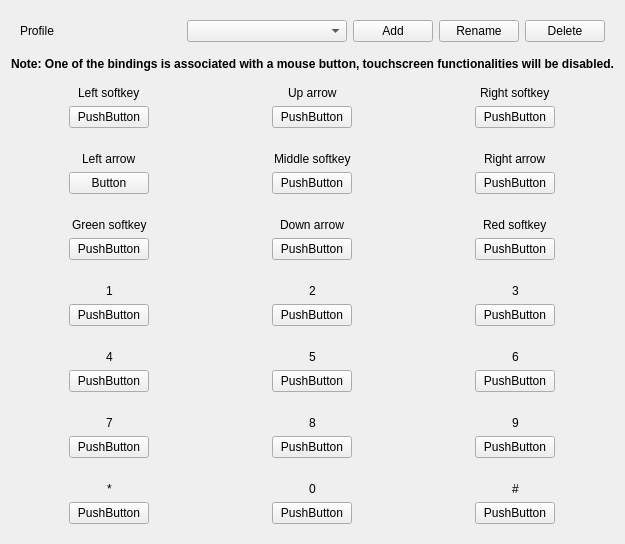
     <widget class="QWidget" name="control_widget">
      <property name="sizePolicy">
       <sizepolicy hsizetype="Preferred" vsizetype="Fixed">
        <horstretch>0</horstretch>
        <verstretch>0</verstretch>
       </sizepolicy>
      </property>
      <attribute name="title">
       <string>Control</string>
      </attribute>
      <layout class="QVBoxLayout" name="verticalLayout_25">
       <item>
        <widget class="QWidget" name="control_profile_widget" native="true">
         <property name="sizePolicy">
          <sizepolicy hsizetype="Preferred" vsizetype="Maximum">
           <horstretch>0</horstretch>
           <verstretch>0</verstretch>
          </sizepolicy>
         </property>
         <layout class="QHBoxLayout" name="control_profile_layout">
          <item>
           <widget class="QLabel" name="control_profile_label">
            <property name="text">
             <string>Profile</string>
            </property>
           </widget>
          </item>
          <item>
           <widget class="QComboBox" name="control_profile_combobox">
            <property name="sizePolicy">
             <sizepolicy hsizetype="Preferred" vsizetype="Fixed">
              <horstretch>0</horstretch>
              <verstretch>0</verstretch>
             </sizepolicy>
            </property>
           </widget>
          </item>
          <item>
           <widget class="QPushButton" name="control_profile_add_btn">
            <property name="sizePolicy">
             <sizepolicy hsizetype="Fixed" vsizetype="Fixed">
              <horstretch>0</horstretch>
              <verstretch>0</verstretch>
             </sizepolicy>
            </property>
            <property name="text">
             <string>Add</string>
            </property>
           </widget>
          </item>
          <item>
           <widget class="QPushButton" name="control_profile_rename_btn">
            <property name="sizePolicy">
             <sizepolicy hsizetype="Fixed" vsizetype="Fixed">
              <horstretch>0</horstretch>
              <verstretch>0</verstretch>
             </sizepolicy>
            </property>
            <property name="text">
             <string>Rename</string>
            </property>
           </widget>
          </item>
          <item>
           <widget class="QPushButton" name="control_profile_delete_btn">
            <property name="sizePolicy">
             <sizepolicy hsizetype="Fixed" vsizetype="Fixed">
              <horstretch>0</horstretch>
              <verstretch>0</verstretch>
             </sizepolicy>
            </property>
            <property name="text">
             <string>Delete</string>
            </property>
           </widget>
          </item>
         </layout>
        </widget>
       </item>
       <item>
        <widget class="QLabel" name="touchscreen_disable_label">
         <property name="enabled">
          <bool>true</bool>
         </property>
         <property name="font">
          <font>
           <bold>true</bold>
          </font>
         </property>
         <property name="text">
          <string>Note: One of the bindings is associated with a mouse button, touchscreen functionalities will be disabled.</string>
         </property>
        </widget>
       </item>
       <item>
        <layout class="QHBoxLayout" name="control_bind_row1_layout">
         <item>
          <widget class="QWidget" name="control_bind_left_softkey_widget" native="true">
           <property name="sizePolicy">
            <sizepolicy hsizetype="Preferred" vsizetype="Preferred">
             <horstretch>0</horstretch>
             <verstretch>0</verstretch>
            </sizepolicy>
           </property>
           <layout class="QVBoxLayout" name="verticalLayout">
            <item alignment="Qt::AlignHCenter">
             <widget class="QLabel" name="control_bind_left_softkey_label">
              <property name="text">
               <string>Left softkey</string>
              </property>
             </widget>
            </item>
            <item alignment="Qt::AlignHCenter">
             <widget class="QPushButton" name="control_bind_left_softkey_btn">
              <property name="sizePolicy">
               <sizepolicy hsizetype="Minimum" vsizetype="Fixed">
                <horstretch>0</horstretch>
                <verstretch>0</verstretch>
               </sizepolicy>
              </property>
              <property name="minimumSize">
               <size>
                <width>0</width>
                <height>0</height>
               </size>
              </property>
              <property name="text">
               <string notr="true">PushButton</string>
              </property>
             </widget>
            </item>
           </layout>
          </widget>
         </item>
         <item>
          <widget class="QWidget" name="control_bind_up_arrow_widget" native="true">
           <property name="sizePolicy">
            <sizepolicy hsizetype="Preferred" vsizetype="Preferred">
             <horstretch>0</horstretch>
             <verstretch>0</verstretch>
            </sizepolicy>
           </property>
           <layout class="QVBoxLayout" name="verticalLayout_4">
            <item alignment="Qt::AlignHCenter">
             <widget class="QLabel" name="control_bind_up_arrow_label">
              <property name="text">
               <string>Up arrow</string>
              </property>
             </widget>
            </item>
            <item alignment="Qt::AlignHCenter">
             <widget class="QPushButton" name="control_bind_up_arrow_btn">
              <property name="sizePolicy">
               <sizepolicy hsizetype="Fixed" vsizetype="Fixed">
                <horstretch>0</horstretch>
                <verstretch>0</verstretch>
               </sizepolicy>
              </property>
              <property name="text">
               <string notr="true">PushButton</string>
              </property>
             </widget>
            </item>
           </layout>
          </widget>
         </item>
         <item>
          <widget class="QWidget" name="control_bind_right_softkey_widget" native="true">
           <property name="sizePolicy">
            <sizepolicy hsizetype="Preferred" vsizetype="Preferred">
             <horstretch>0</horstretch>
             <verstretch>0</verstretch>
            </sizepolicy>
           </property>
           <layout class="QVBoxLayout" name="verticalLayout_5">
            <item alignment="Qt::AlignHCenter">
             <widget class="QLabel" name="control_bind_right_softkey_label">
              <property name="text">
               <string>Right softkey</string>
              </property>
             </widget>
            </item>
            <item alignment="Qt::AlignHCenter">
             <widget class="QPushButton" name="control_bind_right_softkey_btn">
              <property name="sizePolicy">
               <sizepolicy hsizetype="Fixed" vsizetype="Fixed">
                <horstretch>0</horstretch>
                <verstretch>0</verstretch>
               </sizepolicy>
              </property>
              <property name="text">
               <string notr="true">PushButton</string>
              </property>
             </widget>
            </item>
           </layout>
          </widget>
         </item>
        </layout>
       </item>
       <item>
        <layout class="QHBoxLayout" name="control_bind_row2_layout">
         <item>
          <widget class="QWidget" name="control_bind_left_arrow_widget" native="true">
           <property name="sizePolicy">
            <sizepolicy hsizetype="Preferred" vsizetype="Preferred">
             <horstretch>0</horstretch>
             <verstretch>0</verstretch>
            </sizepolicy>
           </property>
           <layout class="QVBoxLayout" name="verticalLayout_6">
            <item alignment="Qt::AlignHCenter">
             <widget class="QLabel" name="control_bind_left_arrow_label">
              <property name="text">
               <string>Left arrow</string>
              </property>
             </widget>
            </item>
            <item alignment="Qt::AlignHCenter">
             <widget class="QPushButton" name="control_bind_left_arrow_btn">
              <property name="sizePolicy">
               <sizepolicy hsizetype="Fixed" vsizetype="Fixed">
                <horstretch>0</horstretch>
                <verstretch>0</verstretch>
               </sizepolicy>
              </property>
              <property name="text">
               <string notr="true">Button</string>
              </property>
             </widget>
            </item>
           </layout>
          </widget>
         </item>
         <item>
          <widget class="QWidget" name="control_bind_mid_softkey_widget" native="true">
           <property name="sizePolicy">
            <sizepolicy hsizetype="Preferred" vsizetype="Preferred">
             <horstretch>0</horstretch>
             <verstretch>0</verstretch>
            </sizepolicy>
           </property>
           <layout class="QVBoxLayout" name="verticalLayout_7">
            <item alignment="Qt::AlignHCenter">
             <widget class="QLabel" name="control_bind_mid_softkey_label">
              <property name="text">
               <string>Middle softkey</string>
              </property>
             </widget>
            </item>
            <item alignment="Qt::AlignHCenter">
             <widget class="QPushButton" name="control_bind_mid_softkey_btn">
              <property name="sizePolicy">
               <sizepolicy hsizetype="Fixed" vsizetype="Fixed">
                <horstretch>0</horstretch>
                <verstretch>0</verstretch>
               </sizepolicy>
              </property>
              <property name="text">
               <string notr="true">PushButton</string>
              </property>
             </widget>
            </item>
           </layout>
          </widget>
         </item>
         <item>
          <widget class="QWidget" name="control_bind_right_arrow_widget" native="true">
           <property name="sizePolicy">
            <sizepolicy hsizetype="Preferred" vsizetype="Preferred">
             <horstretch>0</horstretch>
             <verstretch>0</verstretch>
            </sizepolicy>
           </property>
           <layout class="QVBoxLayout" name="verticalLayout_8">
            <item alignment="Qt::AlignHCenter">
             <widget class="QLabel" name="control_bind_right_arrow_label">
              <property name="text">
               <string>Right arrow</string>
              </property>
             </widget>
            </item>
            <item alignment="Qt::AlignHCenter">
             <widget class="QPushButton" name="control_bind_right_arrow_btn">
              <property name="sizePolicy">
               <sizepolicy hsizetype="Fixed" vsizetype="Fixed">
                <horstretch>0</horstretch>
                <verstretch>0</verstretch>
               </sizepolicy>
              </property>
              <property name="text">
               <string notr="true">PushButton</string>
              </property>
             </widget>
            </item>
           </layout>
          </widget>
         </item>
        </layout>
       </item>
       <item>
        <layout class="QHBoxLayout" name="control_bind_row3_layout">
         <item>
          <widget class="QWidget" name="control_bind_green_softkey_widget" native="true">
           <property name="sizePolicy">
            <sizepolicy hsizetype="Preferred" vsizetype="Preferred">
             <horstretch>0</horstretch>
             <verstretch>0</verstretch>
            </sizepolicy>
           </property>
           <layout class="QVBoxLayout" name="verticalLayout_9">
            <item alignment="Qt::AlignHCenter">
             <widget class="QLabel" name="control_bind_green_softkey_label">
              <property name="text">
               <string>Green softkey</string>
              </property>
             </widget>
            </item>
            <item alignment="Qt::AlignHCenter">
             <widget class="QPushButton" name="control_bind_green_softkey_btn">
              <property name="sizePolicy">
               <sizepolicy hsizetype="Fixed" vsizetype="Fixed">
                <horstretch>0</horstretch>
                <verstretch>0</verstretch>
               </sizepolicy>
              </property>
              <property name="text">
               <string notr="true">PushButton</string>
              </property>
             </widget>
            </item>
           </layout>
          </widget>
         </item>
         <item>
          <widget class="QWidget" name="control_bind_down_arrow_widget" native="true">
           <property name="sizePolicy">
            <sizepolicy hsizetype="Preferred" vsizetype="Preferred">
             <horstretch>0</horstretch>
             <verstretch>0</verstretch>
            </sizepolicy>
           </property>
           <layout class="QVBoxLayout" name="verticalLayout_10">
            <item alignment="Qt::AlignHCenter">
             <widget class="QLabel" name="control_bind_down_arrow_label">
              <property name="text">
               <string>Down arrow</string>
              </property>
             </widget>
            </item>
            <item alignment="Qt::AlignHCenter">
             <widget class="QPushButton" name="control_bind_down_arrow_btn">
              <property name="sizePolicy">
               <sizepolicy hsizetype="Fixed" vsizetype="Fixed">
                <horstretch>0</horstretch>
                <verstretch>0</verstretch>
               </sizepolicy>
              </property>
              <property name="text">
               <string notr="true">PushButton</string>
              </property>
             </widget>
            </item>
           </layout>
          </widget>
         </item>
         <item>
          <widget class="QWidget" name="control_bind_red_softkey_widget" native="true">
           <property name="sizePolicy">
            <sizepolicy hsizetype="Preferred" vsizetype="Preferred">
             <horstretch>0</horstretch>
             <verstretch>0</verstretch>
            </sizepolicy>
           </property>
           <layout class="QVBoxLayout" name="verticalLayout_11">
            <item alignment="Qt::AlignHCenter">
             <widget class="QLabel" name="control_bind_red_softkey_label">
              <property name="text">
               <string>Red softkey</string>
              </property>
             </widget>
            </item>
            <item alignment="Qt::AlignHCenter">
             <widget class="QPushButton" name="control_bind_red_softkey_btn">
              <property name="sizePolicy">
               <sizepolicy hsizetype="Fixed" vsizetype="Fixed">
                <horstretch>0</horstretch>
                <verstretch>0</verstretch>
               </sizepolicy>
              </property>
              <property name="text">
               <string notr="true">PushButton</string>
              </property>
             </widget>
            </item>
           </layout>
          </widget>
         </item>
        </layout>
       </item>
       <item>
        <layout class="QHBoxLayout" name="control_bind_row4_layout">
         <item>
          <widget class="QWidget" name="control_bind_one_widget" native="true">
           <property name="sizePolicy">
            <sizepolicy hsizetype="Preferred" vsizetype="Preferred">
             <horstretch>0</horstretch>
             <verstretch>0</verstretch>
            </sizepolicy>
           </property>
           <layout class="QVBoxLayout" name="verticalLayout_13">
            <item alignment="Qt::AlignHCenter">
             <widget class="QLabel" name="control_bind_one_label">
              <property name="text">
               <string>1</string>
              </property>
             </widget>
            </item>
            <item alignment="Qt::AlignHCenter">
             <widget class="QPushButton" name="control_bind_one_btn">
              <property name="sizePolicy">
               <sizepolicy hsizetype="Fixed" vsizetype="Fixed">
                <horstretch>0</horstretch>
                <verstretch>0</verstretch>
               </sizepolicy>
              </property>
              <property name="text">
               <string notr="true">PushButton</string>
              </property>
             </widget>
            </item>
           </layout>
          </widget>
         </item>
         <item>
          <widget class="QWidget" name="control_bind_two_widget" native="true">
           <property name="sizePolicy">
            <sizepolicy hsizetype="Preferred" vsizetype="Preferred">
             <horstretch>0</horstretch>
             <verstretch>0</verstretch>
            </sizepolicy>
           </property>
           <layout class="QVBoxLayout" name="verticalLayout_14">
            <item alignment="Qt::AlignHCenter">
             <widget class="QLabel" name="control_bind_two_label">
              <property name="text">
               <string>2</string>
              </property>
             </widget>
            </item>
            <item alignment="Qt::AlignHCenter">
             <widget class="QPushButton" name="control_bind_two_btn">
              <property name="sizePolicy">
               <sizepolicy hsizetype="Fixed" vsizetype="Fixed">
                <horstretch>0</horstretch>
                <verstretch>0</verstretch>
               </sizepolicy>
              </property>
              <property name="text">
               <string notr="true">PushButton</string>
              </property>
             </widget>
            </item>
           </layout>
          </widget>
         </item>
         <item>
          <widget class="QWidget" name="control_bind_three_widget" native="true">
           <property name="sizePolicy">
            <sizepolicy hsizetype="Preferred" vsizetype="Preferred">
             <horstretch>0</horstretch>
             <verstretch>0</verstretch>
            </sizepolicy>
           </property>
           <layout class="QVBoxLayout" name="verticalLayout_15">
            <item alignment="Qt::AlignHCenter">
             <widget class="QLabel" name="control_bind_three_label">
              <property name="text">
               <string>3</string>
              </property>
             </widget>
            </item>
            <item alignment="Qt::AlignHCenter">
             <widget class="QPushButton" name="control_bind_three_btn">
              <property name="sizePolicy">
               <sizepolicy hsizetype="Fixed" vsizetype="Fixed">
                <horstretch>0</horstretch>
                <verstretch>0</verstretch>
               </sizepolicy>
              </property>
              <property name="text">
               <string notr="true">PushButton</string>
              </property>
             </widget>
            </item>
           </layout>
          </widget>
         </item>
        </layout>
       </item>
       <item>
        <layout class="QHBoxLayout" name="control_bind_row5_layout">
         <item>
          <widget class="QWidget" name="control_bind_four_widget" native="true">
           <property name="sizePolicy">
            <sizepolicy hsizetype="Preferred" vsizetype="Preferred">
             <horstretch>0</horstretch>
             <verstretch>0</verstretch>
            </sizepolicy>
           </property>
           <layout class="QVBoxLayout" name="verticalLayout_16">
            <item alignment="Qt::AlignHCenter">
             <widget class="QLabel" name="control_bind_four_label">
              <property name="text">
               <string>4</string>
              </property>
             </widget>
            </item>
            <item alignment="Qt::AlignHCenter">
             <widget class="QPushButton" name="control_bind_four_btn">
              <property name="sizePolicy">
               <sizepolicy hsizetype="Fixed" vsizetype="Fixed">
                <horstretch>0</horstretch>
                <verstretch>0</verstretch>
               </sizepolicy>
              </property>
              <property name="text">
               <string notr="true">PushButton</string>
              </property>
             </widget>
            </item>
           </layout>
          </widget>
         </item>
         <item>
          <widget class="QWidget" name="control_bind_five_widget" native="true">
           <property name="sizePolicy">
            <sizepolicy hsizetype="Preferred" vsizetype="Preferred">
             <horstretch>0</horstretch>
             <verstretch>0</verstretch>
            </sizepolicy>
           </property>
           <layout class="QVBoxLayout" name="verticalLayout_17">
            <item alignment="Qt::AlignHCenter">
             <widget class="QLabel" name="control_bind_five_label">
              <property name="text">
               <string>5</string>
              </property>
             </widget>
            </item>
            <item alignment="Qt::AlignHCenter">
             <widget class="QPushButton" name="control_bind_five_btn">
              <property name="sizePolicy">
               <sizepolicy hsizetype="Fixed" vsizetype="Fixed">
                <horstretch>0</horstretch>
                <verstretch>0</verstretch>
               </sizepolicy>
              </property>
              <property name="text">
               <string notr="true">PushButton</string>
              </property>
             </widget>
            </item>
           </layout>
          </widget>
         </item>
         <item>
          <widget class="QWidget" name="control_bind_six_widget" native="true">
           <property name="sizePolicy">
            <sizepolicy hsizetype="Preferred" vsizetype="Preferred">
             <horstretch>0</horstretch>
             <verstretch>0</verstretch>
            </sizepolicy>
           </property>
           <layout class="QVBoxLayout" name="verticalLayout_18">
            <item alignment="Qt::AlignHCenter">
             <widget class="QLabel" name="control_bind_six_label">
              <property name="text">
               <string>6</string>
              </property>
             </widget>
            </item>
            <item alignment="Qt::AlignHCenter">
             <widget class="QPushButton" name="control_bind_six_btn">
              <property name="text">
               <string notr="true">PushButton</string>
              </property>
             </widget>
            </item>
           </layout>
          </widget>
         </item>
        </layout>
       </item>
       <item>
        <layout class="QHBoxLayout" name="control_bind_row6_layout">
         <item>
          <widget class="QWidget" name="control_bind_seven_widget" native="true">
           <property name="sizePolicy">
            <sizepolicy hsizetype="Preferred" vsizetype="Preferred">
             <horstretch>0</horstretch>
             <verstretch>0</verstretch>
            </sizepolicy>
           </property>
           <layout class="QVBoxLayout" name="verticalLayout_19">
            <item alignment="Qt::AlignHCenter">
             <widget class="QLabel" name="control_bind_seven_label">
              <property name="text">
               <string>7</string>
              </property>
             </widget>
            </item>
            <item alignment="Qt::AlignHCenter">
             <widget class="QPushButton" name="control_bind_seven_btn">
              <property name="sizePolicy">
               <sizepolicy hsizetype="Fixed" vsizetype="Fixed">
                <horstretch>0</horstretch>
                <verstretch>0</verstretch>
               </sizepolicy>
              </property>
              <property name="text">
               <string notr="true">PushButton</string>
              </property>
             </widget>
            </item>
           </layout>
          </widget>
         </item>
         <item>
          <widget class="QWidget" name="control_bind_eight_widget" native="true">
           <property name="sizePolicy">
            <sizepolicy hsizetype="Preferred" vsizetype="Preferred">
             <horstretch>0</horstretch>
             <verstretch>0</verstretch>
            </sizepolicy>
           </property>
           <layout class="QVBoxLayout" name="verticalLayout_20">
            <item alignment="Qt::AlignHCenter">
             <widget class="QLabel" name="control_bind_eight_label">
              <property name="text">
               <string>8</string>
              </property>
             </widget>
            </item>
            <item alignment="Qt::AlignHCenter">
             <widget class="QPushButton" name="control_bind_eight_btn">
              <property name="sizePolicy">
               <sizepolicy hsizetype="Fixed" vsizetype="Fixed">
                <horstretch>0</horstretch>
                <verstretch>0</verstretch>
               </sizepolicy>
              </property>
              <property name="text">
               <string notr="true">PushButton</string>
              </property>
             </widget>
            </item>
           </layout>
          </widget>
         </item>
         <item>
          <widget class="QWidget" name="control_bind_nine_widget" native="true">
           <property name="sizePolicy">
            <sizepolicy hsizetype="Preferred" vsizetype="Preferred">
             <horstretch>0</horstretch>
             <verstretch>0</verstretch>
            </sizepolicy>
           </property>
           <layout class="QVBoxLayout" name="verticalLayout_21">
            <item alignment="Qt::AlignHCenter">
             <widget class="QLabel" name="control_bind_nine_label">
              <property name="text">
               <string>9</string>
              </property>
             </widget>
            </item>
            <item alignment="Qt::AlignHCenter">
             <widget class="QPushButton" name="control_bind_nine_btn">
              <property name="sizePolicy">
               <sizepolicy hsizetype="Fixed" vsizetype="Fixed">
                <horstretch>0</horstretch>
                <verstretch>0</verstretch>
               </sizepolicy>
              </property>
              <property name="text">
               <string notr="true">PushButton</string>
              </property>
             </widget>
            </item>
           </layout>
          </widget>
         </item>
        </layout>
       </item>
       <item>
        <layout class="QHBoxLayout" name="control_bind_row7_layout">
         <item>
          <widget class="QWidget" name="control_bind_star_widget" native="true">
           <property name="sizePolicy">
            <sizepolicy hsizetype="Preferred" vsizetype="Preferred">
             <horstretch>0</horstretch>
             <verstretch>0</verstretch>
            </sizepolicy>
           </property>
           <layout class="QVBoxLayout" name="verticalLayout_22">
            <item alignment="Qt::AlignHCenter">
             <widget class="QLabel" name="control_bind_star_label">
              <property name="text">
               <string>*</string>
              </property>
             </widget>
            </item>
            <item alignment="Qt::AlignHCenter">
             <widget class="QPushButton" name="control_bind_star_btn">
              <property name="sizePolicy">
               <sizepolicy hsizetype="Fixed" vsizetype="Fixed">
                <horstretch>0</horstretch>
                <verstretch>0</verstretch>
               </sizepolicy>
              </property>
              <property name="text">
               <string notr="true">PushButton</string>
              </property>
             </widget>
            </item>
           </layout>
          </widget>
         </item>
         <item>
          <widget class="QWidget" name="control_bind_zero_widget" native="true">
           <property name="sizePolicy">
            <sizepolicy hsizetype="Preferred" vsizetype="Preferred">
             <horstretch>0</horstretch>
             <verstretch>0</verstretch>
            </sizepolicy>
           </property>
           <layout class="QVBoxLayout" name="verticalLayout_23">
            <item alignment="Qt::AlignHCenter">
             <widget class="QLabel" name="control_bind_zero_label">
              <property name="text">
               <string>0</string>
              </property>
             </widget>
            </item>
            <item alignment="Qt::AlignHCenter">
             <widget class="QPushButton" name="control_bind_zero_btn">
              <property name="sizePolicy">
               <sizepolicy hsizetype="Fixed" vsizetype="Fixed">
                <horstretch>0</horstretch>
                <verstretch>0</verstretch>
               </sizepolicy>
              </property>
              <property name="text">
               <string notr="true">PushButton</string>
              </property>
             </widget>
            </item>
           </layout>
          </widget>
         </item>
         <item>
          <widget class="QWidget" name="control_bind_tag_widget" native="true">
           <property name="sizePolicy">
            <sizepolicy hsizetype="Preferred" vsizetype="Preferred">
             <horstretch>0</horstretch>
             <verstretch>0</verstretch>
            </sizepolicy>
           </property>
           <layout class="QVBoxLayout" name="verticalLayout_24">
            <item alignment="Qt::AlignHCenter">
             <widget class="QLabel" name="control_bind_tag_label">
              <property name="text">
               <string>#</string>
              </property>
             </widget>
            </item>
            <item alignment="Qt::AlignHCenter">
             <widget class="QPushButton" name="control_bind_tag_btn">
              <property name="sizePolicy">
               <sizepolicy hsizetype="Fixed" vsizetype="Fixed">
                <horstretch>0</horstretch>
                <verstretch>0</verstretch>
               </sizepolicy>
              </property>
              <property name="text">
               <string notr="true">PushButton</string>
              </property>
             </widget>
            </item>
           </layout>
          </widget>
         </item>
        </layout>
       </item>
      </layout>
     </widget>
